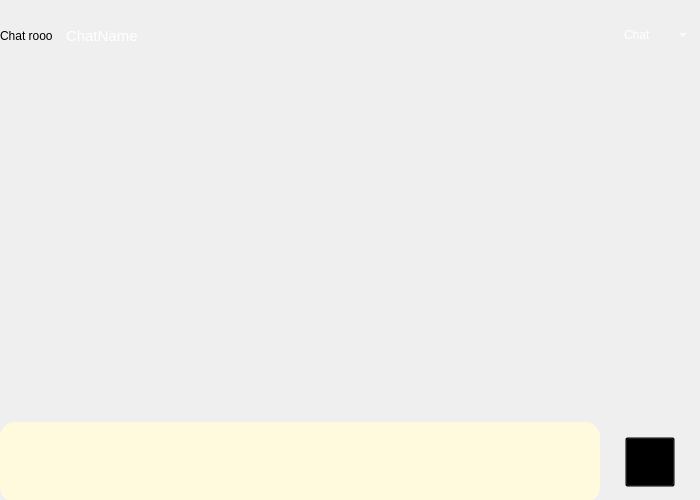
<?xml version="1.0" encoding="UTF-8"?>
<ui version="4.0">
 <class>ChatRoom</class>
 <widget class="QWidget" name="ChatRoom">
  <property name="geometry">
   <rect>
    <x>0</x>
    <y>0</y>
    <width>700</width>
    <height>500</height>
   </rect>
  </property>
  <property name="windowTitle">
   <string>Form</string>
  </property>
  <property name="styleSheet">
   <string notr="true"/>
  </property>
  <widget class="QWidget" name="layoutWidget">
   <property name="geometry">
    <rect>
     <x>0</x>
     <y>0</y>
     <width>701</width>
     <height>71</height>
    </rect>
   </property>
   <layout class="QHBoxLayout" name="horizontalLayout">
    <property name="rightMargin">
     <number>10</number>
    </property>
    <item>
     <widget class="QLabel" name="label_image">
      <property name="minimumSize">
       <size>
        <width>60</width>
        <height>50</height>
       </size>
      </property>
      <property name="styleSheet">
       <string notr="true">background:transparent;</string>
      </property>
      <property name="text">
       <string>Chat rooo</string>
      </property>
     </widget>
    </item>
    <item>
     <widget class="QLabel" name="label_ChatName">
      <property name="minimumSize">
       <size>
        <width>500</width>
        <height>0</height>
       </size>
      </property>
      <property name="styleSheet">
       <string notr="true">color:white;
font:15px;
background:transparent;</string>
      </property>
      <property name="text">
       <string>ChatName</string>
      </property>
     </widget>
    </item>
    <item>
     <spacer name="horizontalSpacer">
      <property name="orientation">
       <enum>Qt::Horizontal</enum>
      </property>
      <property name="sizeType">
       <enum>QSizePolicy::Expanding</enum>
      </property>
      <property name="sizeHint" stdset="0">
       <size>
        <width>40</width>
        <height>20</height>
       </size>
      </property>
     </spacer>
    </item>
    <item>
     <widget class="QComboBox" name="comboBox">
      <property name="minimumSize">
       <size>
        <width>72</width>
        <height>0</height>
       </size>
      </property>
      <property name="styleSheet">
       <string notr="true">background:transparent;
color:white;
border-radius:15px;
</string>
      </property>
      <item>
       <property name="text">
        <string>Chat</string>
       </property>
      </item>
      <item>
       <property name="text">
        <string>Chat Info</string>
       </property>
      </item>
      <item>
       <property name="text">
        <string>Exit Chat</string>
       </property>
      </item>
     </widget>
    </item>
   </layout>
  </widget>
  <widget class="QStackedWidget" name="stackedWidget">
   <property name="geometry">
    <rect>
     <x>0</x>
     <y>72</y>
     <width>700</width>
     <height>428</height>
    </rect>
   </property>
   <property name="styleSheet">
    <string notr="true">background:transparent;</string>
   </property>
   <property name="currentIndex">
    <number>0</number>
   </property>
   <widget class="QWidget" name="page">
    <property name="styleSheet">
     <string notr="true">background:transparent;</string>
    </property>
    <widget class="QPlainTextEdit" name="plainTextEdit">
     <property name="geometry">
      <rect>
       <x>0</x>
       <y>350</y>
       <width>600</width>
       <height>80</height>
      </rect>
     </property>
     <property name="styleSheet">
      <string notr="true">background:rgb(255, 250, 222);
font-size:14px;
color:black;
border-radius:15px;


</string>
     </property>
    </widget>
    <widget class="QPushButton" name="pushButton_send">
     <property name="geometry">
      <rect>
       <x>625</x>
       <y>365</y>
       <width>50</width>
       <height>50</height>
      </rect>
     </property>
     <property name="styleSheet">
      <string notr="true">background:transparent;</string>
     </property>
     <property name="text">
      <string/>
     </property>
     <property name="iconSize">
      <size>
       <width>30</width>
       <height>30</height>
      </size>
     </property>
    </widget>
    <widget class="QListWidget" name="listWidget">
     <property name="geometry">
      <rect>
       <x>0</x>
       <y>0</y>
       <width>700</width>
       <height>350</height>
      </rect>
     </property>
     <property name="styleSheet">
      <string notr="true">background:transparent;</string>
     </property>
     <property name="autoScrollMargin">
      <number>10</number>
     </property>
    </widget>
   </widget>
  </widget>
 </widget>
 <resources/>
 <connections/>
</ui>
